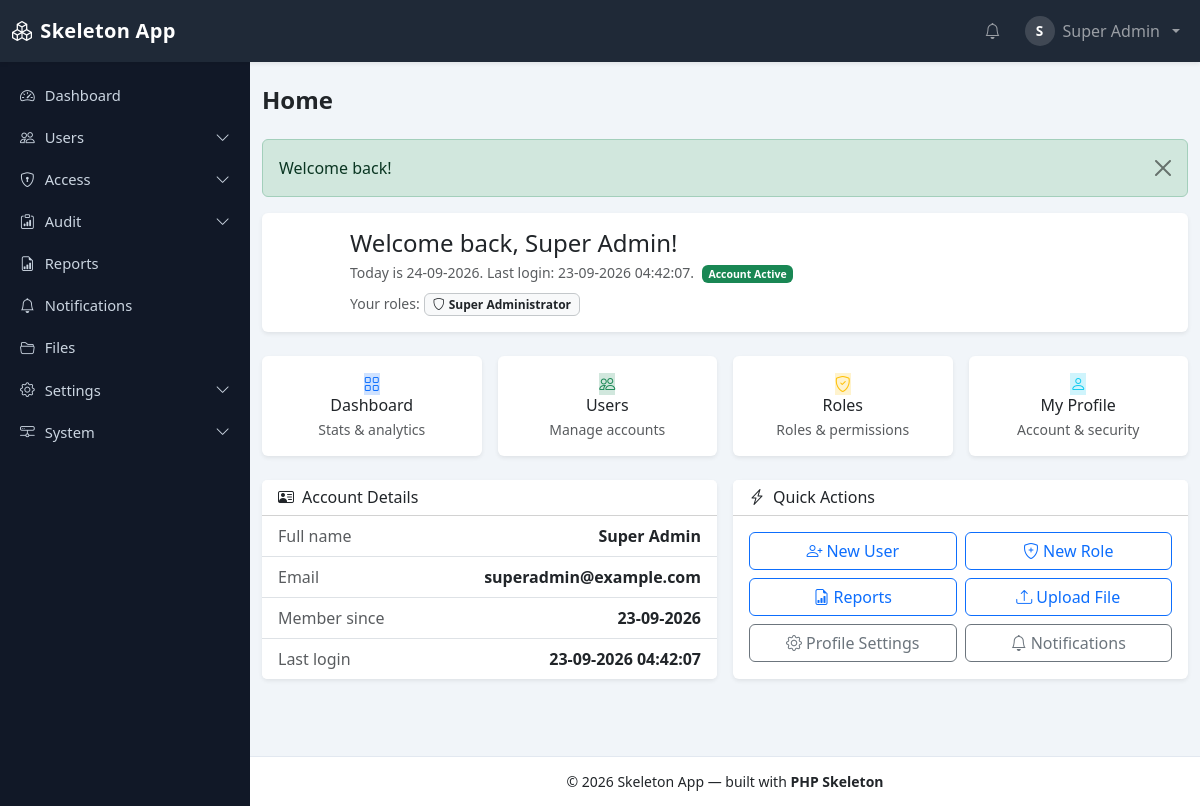
Page /php_Skeleton/home (signed in) on the committed database.
### tables this page shows
CREATE TABLE `users` (
  `id` bigint(20) unsigned NOT NULL AUTO_INCREMENT,
  `name` varchar(150) NOT NULL,
  `email` varchar(190) NOT NULL,
  `password` varchar(255) NOT NULL,
  `status` enum('active','inactive','pending') NOT NULL DEFAULT 'pending',
  `email_verified_at` datetime DEFAULT NULL,
  `remember_token` varchar(100) DEFAULT NULL,
  `last_login_at` datetime DEFAULT NULL,
  `last_login_ip` varchar(45) DEFAULT NULL,
  `failed_attempts` tinyint(3) unsigned NOT NULL DEFAULT 0,
  `locked_until` datetime DEFAULT NULL,
  `password_changed_at` datetime DEFAULT NULL,
  `avatar` varchar(255) DEFAULT NULL,
  `department_id` bigint(20) unsigned DEFAULT NULL,
  `designation_id` bigint(20) unsigned DEFAULT NULL,
  `created_by` bigint(20) unsigned DEFAULT NULL,
  `created_at` datetime DEFAULT NULL,
  `updated_at` datetime DEFAULT NULL,
  PRIMARY KEY (`id`),
  UNIQUE KEY `uq_users_email` (`email`),
  KEY `idx_users_status` (`status`),
  KEY `idx_users_department` (`department_id`),
  KEY `idx_users_designation` (`designation_id`)
);

CREATE TABLE `menus` (
  `id` bigint(20) unsigned NOT NULL AUTO_INCREMENT,
  `parent_id` bigint(20) unsigned DEFAULT NULL,
  `title` varchar(120) NOT NULL,
  `slug` varchar(120) NOT NULL,
  `route` varchar(190) DEFAULT NULL,
  `icon` varchar(60) DEFAULT NULL,
  `permission` varchar(120) DEFAULT NULL,
  `module` varchar(60) NOT NULL DEFAULT 'general',
  `sort_order` int(11) NOT NULL DEFAULT 0,
  `status` enum('active','inactive') NOT NULL DEFAULT 'active',
  `created_at` datetime DEFAULT NULL,
  `updated_at` datetime DEFAULT NULL,
  PRIMARY KEY (`id`),
  UNIQUE KEY `uq_menus_slug` (`slug`),
  KEY `idx_menus_parent` (`parent_id`),
  KEY `idx_menus_module` (`module`),
  CONSTRAINT `fk_menus_parent` FOREIGN KEY (`parent_id`) REFERENCES `menus` (`id`) ON DELETE CASCADE ON UPDATE CASCADE
);

CREATE TABLE `roles` (
  `id` bigint(20) unsigned NOT NULL AUTO_INCREMENT,
  `name` varchar(100) NOT NULL,
  `slug` varchar(100) NOT NULL,
  `description` varchar(500) DEFAULT NULL,
  `is_system` tinyint(1) NOT NULL DEFAULT 0,
  `status` enum('active','inactive') NOT NULL DEFAULT 'active',
  `created_at` datetime DEFAULT NULL,
  `updated_at` datetime DEFAULT NULL,
  PRIMARY KEY (`id`),
  UNIQUE KEY `uq_roles_slug` (`slug`)
);

### app/Views/layouts/main.php (the view, shortened to what the rows shown need)
<!DOCTYPE html>
<html lang="en">
<head>
    <link href="https://cdn.jsdelivr.net/npm/bootstrap@5.3.3/dist/css/bootstrap.min.css" rel="stylesheet">
    <link href="https://cdn.jsdelivr.net/npm/bootstrap-icons@1.11.3/font/bootstrap-icons.min.css" rel="stylesheet">
    <link rel="stylesheet" href="<?= asset('css/app.css') ?>">
</head>
<body class="app-body">
<nav class="navbar navbar-expand-lg navbar-dark app-navbar shadow-sm sticky-top">
    <div class="container-fluid">
        <div class="collapse navbar-collapse" id="appNav">
            <ul class="navbar-nav ms-auto align-items-center gap-lg-2">
                <li class="nav-item dropdown">
                    <a class="nav-link dropdown-toggle d-flex align-items-center gap-2" href="#" data-bs-toggle="dropdown" aria-expanded="false">
                        <?php if (!empty($appUser['avatar'])): ?>
                            <span class="rounded-circle user-avatar user-avatar-fallback"><?= e(strtoupper(mb_substr((string)$appUser['name'], 0, 1))) ?></span>
                        <?php else: ?>
                            <span class="rounded-circle user-avatar user-avatar-fallback"><?= e(strtoupper(mb_substr((string)$appUser['name'], 0, 1))) ?></span>
                        <?php endif; ?>
                        <span class="d-none d-xl-inline"><?= e($appUser['name']) ?></span>
                    </a>
                </li>
            </ul>
        </div>
    </div>
</nav>
<div class="app-layout">
    <aside class="app-sidebar" id="appSidebar">
        <nav class="sidebar-nav">
            <ul class="nav flex-column">
                <?php foreach (($sidebarMenus ?? []) as $menu): $item = $menu['item']; ?>
                    <?php if (!empty($menu['children'])): ?>
                        <li class="nav-item">
                            <a class="nav-link sidebar-toggle collapsed" data-bs-toggle="collapse" data-bs-target="#menu-<?= e($item['slug']) ?>" aria-expanded="false">
                                <i class="bi <?= e($item['icon'] ?? 'bi-circle') ?>"></i>
                                <span><?= e($item['title']) ?></span>
                                <i class="bi bi-chevron-down ms-auto sidebar-arrow"></i>
                            </a>
                        </li>
                    <?php else: ?>
                        <li class="nav-item">
                            <a class="nav-link <?= isset($item['route']) && $item['route'] !== '' && str_starts_with((string)($currentPath ?? ''), (string)$item['route']) ? 'active' : '' ?>"
                               href="<?= e(url((string)$item['route'])) ?>">
                                <i class="bi <?= e($item['icon'] ?? 'bi-circle') ?>"></i>
                                <span><?= e($item['title']) ?></span>
                            </a>
                        </li>
                    <?php endif; ?>
                <?php endforeach; ?>
            </ul>
        </nav>
    </aside>
    <main class="app-main">
        <div class="container-fluid py-4">
            <?= $content ?>
        </div>
    </main>
</div>
</body>
</html>

### app/Views/home/index.php (shortened to what the rows shown need)
<div class="row g-3 mb-4">
    <div class="col-12">
        <div class="card border-0 shadow-sm">
            <div class="card-body">
                <div class="d-flex flex-wrap align-items-center gap-3">
                    <div class="flex-grow-1">
                        <h4 class="mb-1">Welcome back, <?= e($appUser['name']) ?>!</h4>
                        <div class="text-muted small">
                            Today is <?= e(format_date(date('Y-m-d H:i:s'))) ?>.
                            <?php if (!empty($appUser['last_login_at'])): ?>
                                Last login: <?= e(format_datetime($appUser['last_login_at'])) ?>.
                            <?php endif; ?>
                            <span class="badge text-bg-success ms-1">Account Active</span>
                        </div>
                        <div class="mt-2">
                            <span class="text-muted small">Your roles:</span>
                            <?php if (empty($homeRoles)): ?>
                                <span class="badge text-bg-secondary">No roles assigned</span>
                            <?php else: foreach ($homeRoles as $role): ?>
                                <a href="<?= e(url('/profile')) ?>" class="badge text-bg-light border border-secondary-subtle text-dark text-decoration-none me-1">
                                    <i class="bi bi-shield me-1"></i><?= e($role['name']) ?>
                                </a>
                            <?php endforeach; endif; ?>
                        </div>
                    </div>
                </div>
            </div>
        </div>
    </div>
</div>
<div class="row g-3">
    <div class="col-12 col-lg-6">
        <div class="card border-0 shadow-sm h-100">
            <ul class="list-group list-group-flush">
                <li class="list-group-item d-flex justify-content-between">
                    <span class="text-muted">Full name</span>
                    <span class="fw-semibold"><?= e($appUser['name']) ?></span>
                </li>
                <li class="list-group-item d-flex justify-content-between">
                    <span class="text-muted">Email</span>
                    <span class="fw-semibold"><?= e($appUser['email']) ?></span>
                </li>
                <li class="list-group-item d-flex justify-content-between">
                    <span class="text-muted">Member since</span>
                    <span class="fw-semibold"><?= e(format_date($appUser['created_at'] ?? date('Y-m-d H:i:s'))) ?></span>
                </li>
                <li class="list-group-item d-flex justify-content-between">
                    <span class="text-muted">Last login</span>
                    <span class="fw-semibold"><?= $appUser['last_login_at'] ? e(format_datetime($appUser['last_login_at'])) : '—' ?></span>
                </li>
            </ul>
        </div>
    </div>
</div>

### rows in the picture
users: name "S", name "Super Admin", last_login_at "23-09-2026 04:42:07", email "superadmin@example.com"
menus: title "Dashboard"
menus: title "Users"
menus: title "Access"
menus: title "Audit"
menus: title "Reports"
menus: title "Notifications"
menus: title "Files"
menus: title "Settings"
menus: title "System"
roles: name "Super Administrator"

### other values in the picture
$appSettings['name'] "Skeleton App"
$pageTitle "Home"
